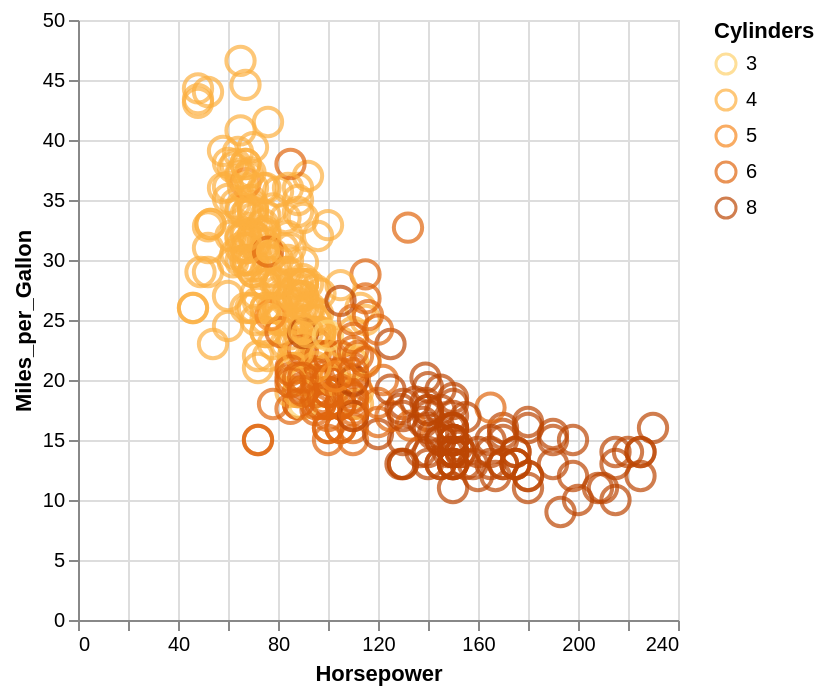

Write the Vega-Lite specification saved for this chart.
### Vega-Lite specification from a JSON file in a GitHub repository (floating-point values rounded to 4 significant figures; data arrays with more than 128 entries replaced by an {"elided": "..."} marker saying what was removed)
{"$schema": "https://vega.github.io/schema/vega-lite/v4.json", "data": {"values": {"elided": "406 records"}}, "selection": {"pts": {"type": "single"}}, "mark": "point", "encoding": {"x": {"field": "Horsepower", "type": "quantitative"}, "y": {"field": "Miles_per_Gallon", "type": "quantitative"}, "color": {"condition": {"selection": "pts", "field": "Cylinders", "type": "ordinal", "scale": {"scheme": "yelloworangebrown"}}, "value": "grey"}, "size": {"condition": {"selection": "pts", "value": 200}, "value": 50}}}
